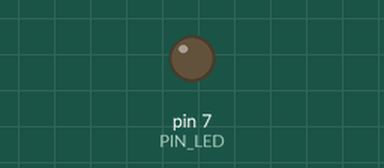
Recording of a sketch running on a simulated Arduino Uno, built with avr-gcc and run on an emulated ATmega328P. Shown: output pins drawn as LEDs (lit = HIGH).

Above: at 0.05 s.
At 0.25 s:
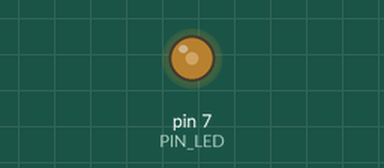
At 0.5 s:
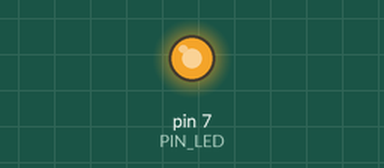
At 0.95 s:
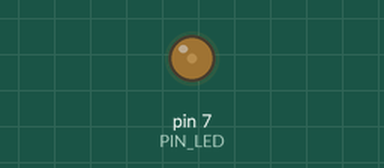
Timing chart, 0 to 3.0 s (numbered marks = the images above):
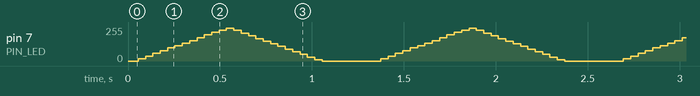

The sketch:

challenge1.ino
```cpp
#define PIN_LED 7

const int MIN_PERIOD_US = 100;
const int MAX_PERIOD_US = 10000;

int pwm_period_us = 1000;
int pwm_duty = 0;

const int HALF_STEPS = 101;
const int TOTAL_STEPS = HALF_STEPS + (HALF_STEPS - 1);
const unsigned long TRIANGLE_US = 1000000UL;
const unsigned long STEP_TIME_US = TRIANGLE_US / TOTAL_STEPS;

void set_period(int period_us) {
  if (period_us < MIN_PERIOD_US) period_us = MIN_PERIOD_US;
  if (period_us > MAX_PERIOD_US) period_us = MAX_PERIOD_US;
  pwm_period_us = period_us;
}

void set_duty(int duty) {
  if (duty < 0) duty = 0;
  if (duty > 100) duty = 100;
  pwm_duty = duty;
}

void softwarePWM_once(unsigned long high_time_us, unsigned long low_time_us) {
  if (high_time_us > 0) {
    digitalWrite(PIN_LED, HIGH);
    delayMicroseconds((unsigned int)high_time_us);
  }
  if (low_time_us > 0) {
    digitalWrite(PIN_LED, LOW);
    delayMicroseconds((unsigned int)low_time_us);
  }
}

void applyDutyForStep(unsigned long step_time_us) {
  unsigned long period = (unsigned long)pwm_period_us;
  unsigned long high_time = (period * (unsigned long)pwm_duty) / 100UL;
  unsigned long low_time = period - high_time;
  unsigned long full_cycles = step_time_us / period;

  if (full_cycles > 0) {
    for (unsigned long i = 0; i < full_cycles; i++) {
      softwarePWM_once(high_time, low_time);
    }
    unsigned long used = full_cycles * period;
    unsigned long rem = step_time_us - used;
    if (rem > 0) {
      unsigned long h_rem = (high_time < rem) ? high_time : rem;
      if (h_rem > 0) {
        digitalWrite(PIN_LED, HIGH);
        delayMicroseconds((unsigned int)h_rem);
      }
      unsigned long rem2 = rem - h_rem;
      if (rem2 > 0) {
        digitalWrite(PIN_LED, LOW);
        delayMicroseconds((unsigned int)rem2);
      }
    }
  } else {
    unsigned long high_for_step = (step_time_us * (unsigned long)pwm_duty) / 100UL;
    if (high_for_step > 0) {
      digitalWrite(PIN_LED, HIGH);
      delayMicroseconds((unsigned int)high_for_step);
    }
    unsigned long low_for_step = step_time_us - high_for_step;
    if (low_for_step > 0) {
      digitalWrite(PIN_LED, LOW);
      delayMicroseconds((unsigned int)low_for_step);
    }
  }
}

void setup() {
  pinMode(PIN_LED, OUTPUT);
  digitalWrite(PIN_LED, LOW);
}

void loop() {
  set_period(10000);

  for (int d = 0; d <= 100; d++) {
    set_duty(d);
    applyDutyForStep(STEP_TIME_US);
  }
  for (int d = 99; d >= 0; d--) {
    set_duty(d);
    applyDutyForStep(STEP_TIME_US);
  }

  delay(300);
}
```
